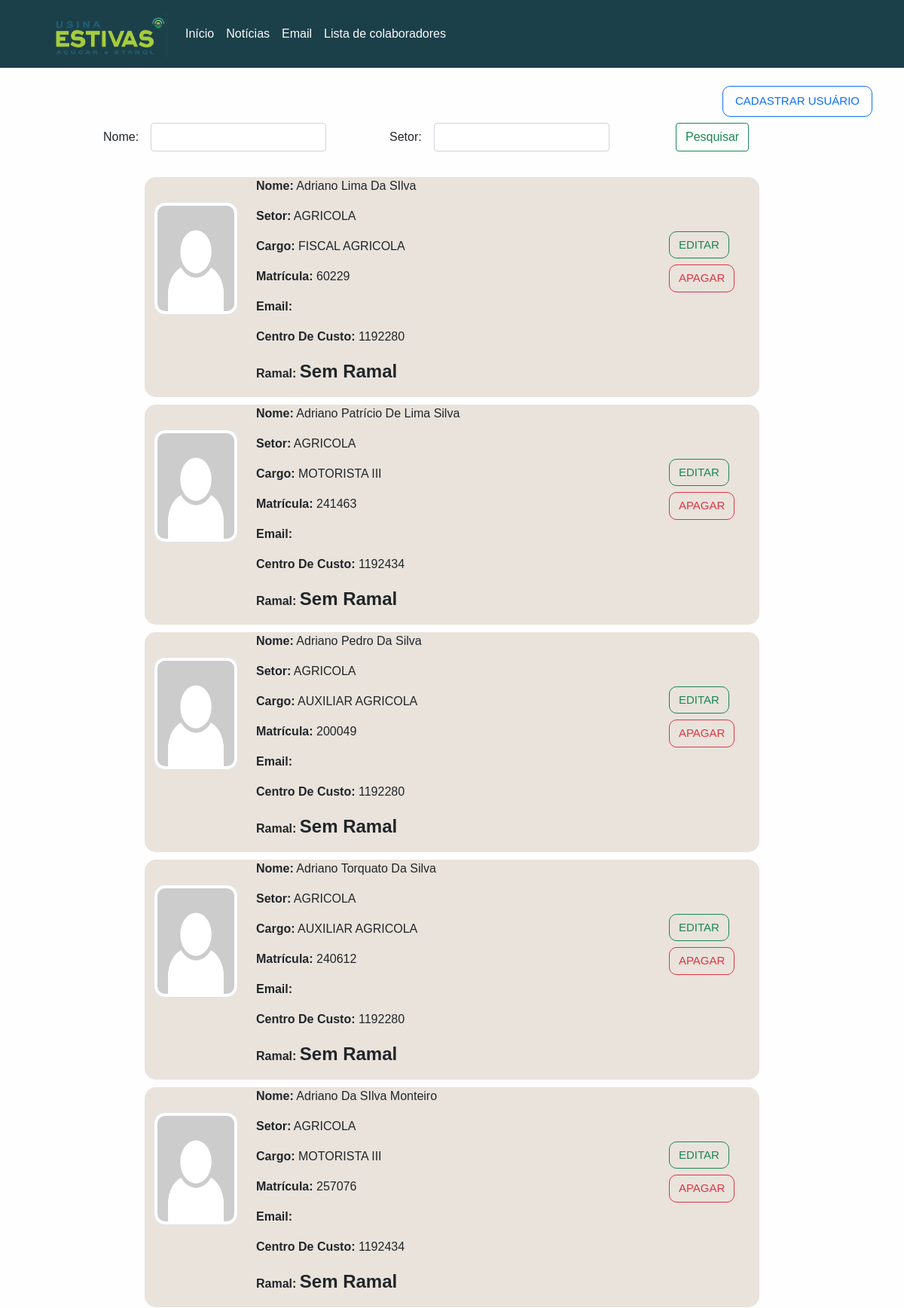
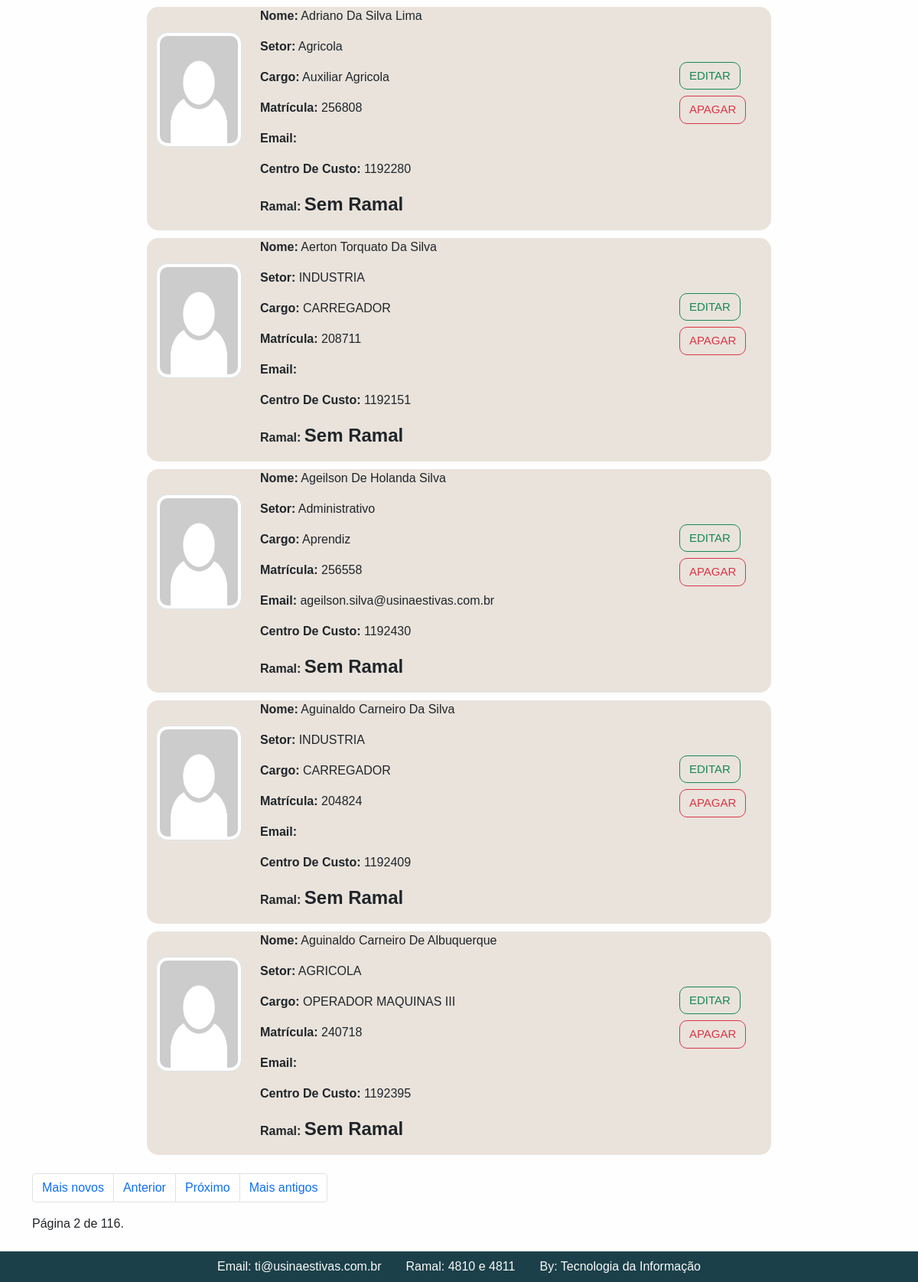
The page /ramal/ramais/admin/?page=2 on the database its author committed (2 pictures, top to bottom).
### ramais/models.py (models this page shows)
class Pessoa(models.Model):
	nome = models.CharField('Nome', max_length=150)
	setor = models.CharField('Setor', max_length=100)
	cargo = models.CharField('Cargo', max_length=50)
	matricula = models.CharField('Matricula', max_length=6, unique=True)
	email = models.CharField('Email', null=True, max_length=50)
	cc = models.CharField('Centro de custo', max_length=7, null=True)
	ramal = models.CharField('Ramal', max_length=9, null=True, default='Sem ramal')
	foto = models.ImageField('Foto', upload_to='usuarios', default='usuarios/sem-foto.png')

### ramais/views.py (the view)
# urls.py: path('ramal/ramais/admin/', adminramais, name="adminramais"),
def adminramais(request):
	pessoa = Pessoa.objects.all().order_by('nome')
	meufiltro = FiltroPessoa(request.GET, queryset=pessoa)
	paginator = Paginator(meufiltro.qs, 10)
	page = request.GET.get('page')
	contacts = paginator.get_page(page)
	contexto = {
	'filtro': meufiltro,
	'contacts': contacts
	}
	return render(request, 'adminramais.html', contexto)

### ramais/templatetags/my_tags.py (called while the page is built)
@register.simple_tag
def my_url(value, field_name, urlencode=None):
    url = '?{}={}'.format(field_name, value)
    if urlencode:
        querystring = urlencode.split('&')
        filtered_querystring = filter(lambda p: p.split('=')[0] != field_name, querystring)
        encoded_querystring = '&'.join(filtered_querystring)
        url = '{}&{}'.format(url, encoded_querystring)
    return url

### ramais/templates/adminramais.html (shortened to what this page needs)
{% extends "base.html" %}
{% load static %}
{% load widget_tweaks %}
{% block conteudo %}
{% load my_tags %}
<div class="container">
  <h4 class="text-end"><a href="{% url 'cadastro' %}"><button type="button" class="btn botao btn-outline-primary btn-lg ">CADASTRAR USUÁRIO</button></a></h4>
  <form method="get">
    <div class="row">
      <div class="col-md-1">
      </div>
    <div class="col-md-4 col-12">
      <div class="row g-3 align-items-center">
    <div class="col-auto">
      <label for="inputPassword6" class="col-form-label">Nome:</label>
    </div>
    <div class="col-auto">
      {% render_field filtro.form.nome class="form-control"%}
    </div>
  </div>
    </div>
    <div class="col-md-4 col-12">
      <div class="row g-3 align-items-center">
    <div class="col-auto">
      <label for="inputPassword6" class="col-form-label">Setor:</label>
    </div>
    <div class="col-auto">
      {% render_field filtro.form.setor class="form-control"%}
    </div>
  </div>
    </div>
    <div class="col-md-3 col-12">
    <button class="btn btn-outline-success" type="submit">Pesquisar</button>
  </div>
  </div>
</form>
<br>
  {% for pessoa in contacts %}
  <div class="row ramal">
    <div class="col-12 col-sm-5 col-md-2 foto">
      <img class="img-fluid img-thumbnail" src="/media/{{pessoa.foto}}">
    </div>
    <div class="col-12 col-sm-6 col-md-8 texto">
      <p> <b>Nome:</b> {{pessoa.nome}}</p>
      <p> <b>Setor:</b> {{pessoa.setor}}</p>
      <p> <b>Cargo:</b> {{pessoa.cargo}}</p>
      <p> <b>Matrícula:</b> {{pessoa.matricula}}</p>
      <p style="display: inline;"> <b>Email:</b> <p style="text-transform: lowercase; display: inline;">{{pessoa.email}}</p></p>
      <p> <b>Centro de Custo:</b> {{pessoa.cc}}</p>
      <p> <b>Ramal:</b> <small class="numero">{{pessoa.ramal}}</small></p>
    </div>
    <div class="col-12 col-1 col-md-2 botoes">
    <a href="{% url 'atualizar' pessoa.id %}"><button type="button" class="btn botao btn-outline-success">EDITAR</button></a>
      <button type="button" class="btn botao btn-outline-danger" data-bs-toggle="modal" data-bs-target="#apagar-{{pessoa.id}}">
  APAGAR
</button>
    </div>
  </div>
  {% endfor %}
  <br>
    <div class="row">
      <div class="col-12">
        <nav aria-label="Page navigation example">
          <ul class="pagination">
            {% if contacts.has_previous %}
            <li class="page-item"><a class="page-link" href="{% my_url 1 'page' request.GET.urlencode %}">Mais novos</a></li>
            <li class="page-item"><a class="page-link" href="{% my_url contacts.previous_page_number 'page' request.GET.urlencode %}">Anterior</a></li>
            {% endif %}
            {% if contacts.has_next %}
            <li class="page-item"><a class="page-link" href="{% my_url contacts.next_page_number 'page' request.GET.urlencode %}">Próximo</a></li>
            <li class="page-item"><a class="page-link" href="{% my_url contacts.paginator.num_pages 'page' request.GET.urlencode %}">Mais antigos</a></li>
            {% endif %}
          </ul>
        </nav>
        <span class="current">
          Página {{ contacts.number }} de {{ contacts.paginator.num_pages }}.
        </span>
      </div>
    </div>
</div>
{% endblock %}

### ramais/static/css/estilo.css (style rules this page uses)
body { font-family: 'Arial', sans-serif; background-color: #fefefe; }
.ramal { background-color: #e9e3dc; margin-left: 150px; margin-right: 150px; margin-top: 10px; border-radius: 15px; }
.foto img { margin-top: 33px; width: 130px; height: 150px; border-radius: 15px; align-items: center; }
.numero { font-weight: bold; font-size: 24px; }
.botoes { margin-top: 68px; }
.botoes button { margin: 4px; }
.botao { font-size: 15px; cursor: pointer; border-radius: 10px; }
.texto p { text-transform: capitalize; }

### rows shown on the page
Pessoa: foto (picture), nome "Adriano Lima Da SIlva", setor "AGRICOLA", cargo "FISCAL AGRICOLA", matricula "60229", cc "1192280", ramal "Sem Ramal"
Pessoa: foto (picture), nome "Adriano Patrício De Lima Silva", setor "AGRICOLA", cargo "MOTORISTA III", matricula "241463", cc "1192434", ramal "Sem Ramal"
Pessoa: foto (picture), nome "Adriano Pedro Da Silva", setor "AGRICOLA", cargo "AUXILIAR AGRICOLA", matricula "200049", cc "1192280", ramal "Sem Ramal"
Pessoa: foto (picture), nome "Adriano Torquato Da Silva", setor "AGRICOLA", cargo "AUXILIAR AGRICOLA", matricula "240612", cc "1192280", ramal "Sem Ramal"
Pessoa: foto (picture), nome "Adriano Da SIlva Monteiro", setor "AGRICOLA", cargo "MOTORISTA III", matricula "257076", cc "1192434", ramal "Sem Ramal"
Pessoa: foto (picture), nome "Adriano Da Silva Lima", setor "Agricola", cargo "Auxiliar Agricola", matricula "256808", cc "1192280", ramal "Sem Ramal"
Pessoa: foto (picture), nome "Aerton Torquato Da Silva", setor "INDUSTRIA", cargo "CARREGADOR", matricula "208711", cc "1192151", ramal "Sem Ramal"
Pessoa: foto (picture), nome "Ageilson De Holanda Silva", setor "Administrativo", cargo "Aprendiz", matricula "256558", email "ageilson.silva@usinaestivas.com.br", cc "1192430", ramal "Sem Ramal"
Pessoa: foto (picture), nome "Aguinaldo Carneiro Da Silva", setor "INDUSTRIA", cargo "CARREGADOR", matricula "204824", cc "1192409", ramal "Sem Ramal"
Pessoa: foto (picture), nome "Aguinaldo Carneiro De Albuquerque", setor "AGRICOLA", cargo "OPERADOR MAQUINAS III", matricula "240718", cc "1192395", ramal "Sem Ramal"

### other values the page prints
{{ contacts.number }} "2"
{{ contacts.paginator.num_pages }} "116"
